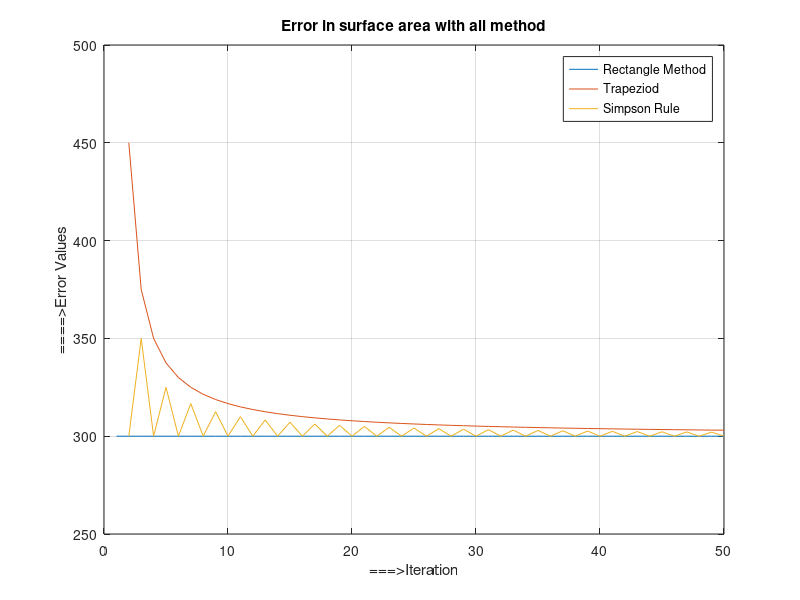

MATLAB code to generate this figure:
clc
clear all;
close all
XYZ=136
f=@(x)(-3.8*(x -XYZ)^2 -8.6*(x -XYZ) -500-XYZ);
 a=f(0);
 f=@(x)(-3.8*(x -XYZ)^2 -8.6*(x -XYZ) -800-XYZ);
 b=f(0);
c =8;
iteration=50;
itera_rect = (zeros(1,iteration));
itera_trapz = (zeros(1,iteration));
itera_simp = (zeros(1,iteration));
for i = 1:iteration   
    temp = (b-a)/i;
    rect_sum = 0;
    for p = 1:i
        X = a + p*(temp)-(temp/2); 
        Y = sqrt(((X^2)-(c^2)))/X;
        rect_sum = rect_sum + Y*temp;      
    end
    itera_rect(i) = rect_sum;
    temp = (b-a)/(i-1);
    trapz_sum = 0;
    for q = 1:i
        X = a + ((q-1)*temp); 
        Y = sqrt(((X^2)-(c^2)))/X;
        if (q == 0)||(q == i)
            coeff = 0.5;
        else
            coeff = 1;
        end
    trapz_sum = trapz_sum + (coeff*Y*temp);
    end
    itera_trapz(i) = trapz_sum;
    
 
    simp_sum = 0;
    for r = 1:i
         X = a + ((r-1)*temp); 
         Y = sqrt(((X^2)-(c^2)))/X;
         if (mod(r,2) == 0)
            coeff = 4;
         else
            coeff = 2;
         end
         if (r == 0)||(r == i)
            coeff = 1;
         end
    simp_sum = simp_sum + (coeff*Y*temp*(1/3));
    end
    itera_simp(i) = simp_sum;
end

plot(itera_rect)
hold on;
plot(itera_trapz);
hold on;
title('Error in surface area with all method');
xlabel('===>Iteration');
ylabel ('====>Error Values');
plot(itera_simp);
hold on
legend('Rectangle Method','Trapeziod','Simpson Rule');
grid on;
